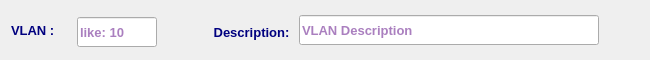
<?xml version="1.0" encoding="UTF-8"?>
<ui version="4.0">
 <class>VlanWidget</class>
 <widget class="QWidget" name="VlanWidget">
  <property name="geometry">
   <rect>
    <x>0</x>
    <y>0</y>
    <width>650</width>
    <height>60</height>
   </rect>
  </property>
  <property name="sizePolicy">
   <sizepolicy hsizetype="Preferred" vsizetype="Fixed">
    <horstretch>0</horstretch>
    <verstretch>0</verstretch>
   </sizepolicy>
  </property>
  <property name="minimumSize">
   <size>
    <width>650</width>
    <height>60</height>
   </size>
  </property>
  <property name="maximumSize">
   <size>
    <width>16777215</width>
    <height>60</height>
   </size>
  </property>
  <property name="font">
   <font>
    <family>Tahoma</family>
    <pointsize>10</pointsize>
   </font>
  </property>
  <property name="windowTitle">
   <string>Form</string>
  </property>
  <layout class="QVBoxLayout" name="verticalLayout">
   <item>
    <layout class="QHBoxLayout" name="horizontalLayout_2">
     <item>
      <widget class="QLabel" name="vlanLbl">
       <property name="minimumSize">
        <size>
         <width>60</width>
         <height>30</height>
        </size>
       </property>
       <property name="maximumSize">
        <size>
         <width>80</width>
         <height>30</height>
        </size>
       </property>
       <property name="font">
        <font>
         <family>Tahoma</family>
         <pointsize>10</pointsize>
         <weight>75</weight>
         <bold>true</bold>
        </font>
       </property>
       <property name="styleSheet">
        <string notr="true">color: rgb(0, 0, 127);</string>
       </property>
       <property name="text">
        <string>VLAN :</string>
       </property>
      </widget>
     </item>
     <item>
      <widget class="QLineEdit" name="vlanLE">
       <property name="minimumSize">
        <size>
         <width>80</width>
         <height>30</height>
        </size>
       </property>
       <property name="maximumSize">
        <size>
         <width>80</width>
         <height>25</height>
        </size>
       </property>
       <property name="font">
        <font>
         <family>Tahoma</family>
         <pointsize>10</pointsize>
         <weight>75</weight>
         <bold>true</bold>
        </font>
       </property>
       <property name="styleSheet">
        <string notr="true">color: rgb(85, 0, 127);</string>
       </property>
       <property name="placeholderText">
        <string>like: 10</string>
       </property>
      </widget>
     </item>
     <item>
      <widget class="QLabel" name="vlanDescLbl">
       <property name="minimumSize">
        <size>
         <width>130</width>
         <height>30</height>
        </size>
       </property>
       <property name="maximumSize">
        <size>
         <width>160</width>
         <height>25</height>
        </size>
       </property>
       <property name="font">
        <font>
         <family>Tahoma</family>
         <pointsize>10</pointsize>
         <weight>75</weight>
         <bold>true</bold>
        </font>
       </property>
       <property name="styleSheet">
        <string notr="true">color: rgb(0, 0, 127);</string>
       </property>
       <property name="text">
        <string>Description: </string>
       </property>
       <property name="alignment">
        <set>Qt::AlignRight|Qt::AlignTrailing|Qt::AlignVCenter</set>
       </property>
      </widget>
     </item>
     <item>
      <widget class="QLineEdit" name="vlanDescLE">
       <property name="sizePolicy">
        <sizepolicy hsizetype="Expanding" vsizetype="Preferred">
         <horstretch>0</horstretch>
         <verstretch>0</verstretch>
        </sizepolicy>
       </property>
       <property name="minimumSize">
        <size>
         <width>300</width>
         <height>30</height>
        </size>
       </property>
       <property name="maximumSize">
        <size>
         <width>300</width>
         <height>30</height>
        </size>
       </property>
       <property name="font">
        <font>
         <family>Tahoma</family>
         <pointsize>10</pointsize>
         <weight>75</weight>
         <bold>true</bold>
        </font>
       </property>
       <property name="styleSheet">
        <string notr="true">color: rgb(85, 0, 127);</string>
       </property>
       <property name="placeholderText">
        <string>VLAN Description</string>
       </property>
      </widget>
     </item>
     <item>
      <spacer name="horizontalSpacer">
       <property name="orientation">
        <enum>Qt::Horizontal</enum>
       </property>
       <property name="sizeHint" stdset="0">
        <size>
         <width>40</width>
         <height>20</height>
        </size>
       </property>
      </spacer>
     </item>
    </layout>
   </item>
  </layout>
 </widget>
 <resources/>
 <connections/>
</ui>
